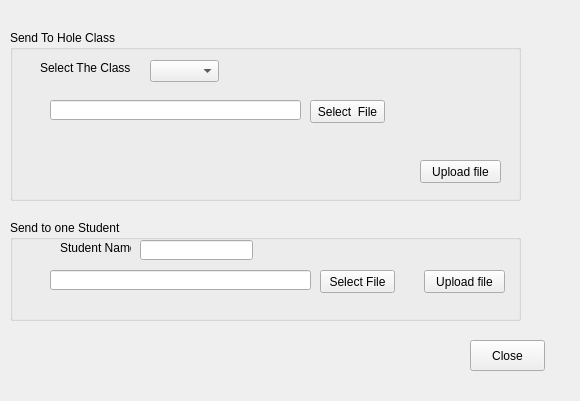
<?xml version="1.0" encoding="UTF-8"?>
<ui version="4.0">
 <class>SendFile</class>
 <widget class="QWidget" name="SendFile">
  <property name="geometry">
   <rect>
    <x>0</x>
    <y>0</y>
    <width>580</width>
    <height>401</height>
   </rect>
  </property>
  <property name="windowTitle">
   <string>Form</string>
  </property>
  <widget class="QGroupBox" name="groupBox">
   <property name="geometry">
    <rect>
     <x>10</x>
     <y>30</y>
     <width>511</width>
     <height>171</height>
    </rect>
   </property>
   <property name="title">
    <string>Send To Hole Class</string>
   </property>
   <widget class="QComboBox" name="comboBox">
    <property name="geometry">
     <rect>
      <x>140</x>
      <y>30</y>
      <width>69</width>
      <height>22</height>
     </rect>
    </property>
   </widget>
   <widget class="QLabel" name="label">
    <property name="geometry">
     <rect>
      <x>30</x>
      <y>30</y>
      <width>91</width>
      <height>16</height>
     </rect>
    </property>
    <property name="text">
     <string>Select The Class</string>
    </property>
   </widget>
   <widget class="QPushButton" name="pushButton_2">
    <property name="geometry">
     <rect>
      <x>410</x>
      <y>130</y>
      <width>81</width>
      <height>23</height>
     </rect>
    </property>
    <property name="text">
     <string>Upload file</string>
    </property>
   </widget>
   <widget class="QLineEdit" name="lineEdit_2">
    <property name="geometry">
     <rect>
      <x>40</x>
      <y>70</y>
      <width>251</width>
      <height>20</height>
     </rect>
    </property>
   </widget>
   <widget class="QPushButton" name="pushButton_4">
    <property name="geometry">
     <rect>
      <x>300</x>
      <y>70</y>
      <width>75</width>
      <height>23</height>
     </rect>
    </property>
    <property name="text">
     <string>Select  File</string>
    </property>
   </widget>
  </widget>
  <widget class="QGroupBox" name="groupBox_2">
   <property name="geometry">
    <rect>
     <x>10</x>
     <y>220</y>
     <width>511</width>
     <height>101</height>
    </rect>
   </property>
   <property name="title">
    <string>Send to one Student</string>
   </property>
   <widget class="QLineEdit" name="lineEdit">
    <property name="geometry">
     <rect>
      <x>130</x>
      <y>20</y>
      <width>113</width>
      <height>20</height>
     </rect>
    </property>
   </widget>
   <widget class="QLabel" name="label_2">
    <property name="geometry">
     <rect>
      <x>50</x>
      <y>20</y>
      <width>71</width>
      <height>16</height>
     </rect>
    </property>
    <property name="text">
     <string>Student Name</string>
    </property>
   </widget>
   <widget class="QPushButton" name="pushButton_3">
    <property name="geometry">
     <rect>
      <x>414</x>
      <y>50</y>
      <width>81</width>
      <height>23</height>
     </rect>
    </property>
    <property name="text">
     <string>Upload file</string>
    </property>
   </widget>
   <widget class="QLineEdit" name="lineEdit_3">
    <property name="geometry">
     <rect>
      <x>40</x>
      <y>50</y>
      <width>261</width>
      <height>20</height>
     </rect>
    </property>
   </widget>
   <widget class="QPushButton" name="pushButton_5">
    <property name="geometry">
     <rect>
      <x>310</x>
      <y>50</y>
      <width>75</width>
      <height>23</height>
     </rect>
    </property>
    <property name="text">
     <string>Select File</string>
    </property>
   </widget>
  </widget>
  <widget class="QPushButton" name="pushButton">
   <property name="geometry">
    <rect>
     <x>470</x>
     <y>340</y>
     <width>75</width>
     <height>31</height>
    </rect>
   </property>
   <property name="text">
    <string>Close</string>
   </property>
  </widget>
 </widget>
 <resources/>
 <connections>
  <connection>
   <sender>pushButton</sender>
   <signal>clicked()</signal>
   <receiver>SendFile</receiver>
   <slot>close()</slot>
   <hints>
    <hint type="sourcelabel">
     <x>511</x>
     <y>355</y>
    </hint>
    <hint type="destinationlabel">
     <x>773</x>
     <y>373</y>
    </hint>
   </hints>
  </connection>
  <connection>
   <sender>pushButton_4</sender>
   <signal>clicked()</signal>
   <receiver>SendFile</receiver>
   <slot>selectFile()</slot>
   <hints>
    <hint type="sourcelabel">
     <x>369</x>
     <y>101</y>
    </hint>
    <hint type="destinationlabel">
     <x>369</x>
     <y>-55</y>
    </hint>
   </hints>
  </connection>
  <connection>
   <sender>pushButton_2</sender>
   <signal>clicked()</signal>
   <receiver>SendFile</receiver>
   <slot>uploadFile()</slot>
   <hints>
    <hint type="sourcelabel">
     <x>485</x>
     <y>167</y>
    </hint>
    <hint type="destinationlabel">
     <x>627</x>
     <y>167</y>
    </hint>
   </hints>
  </connection>
 </connections>
 <slots>
  <slot>selectFile()</slot>
  <slot>uploadFile()</slot>
 </slots>
</ui>
